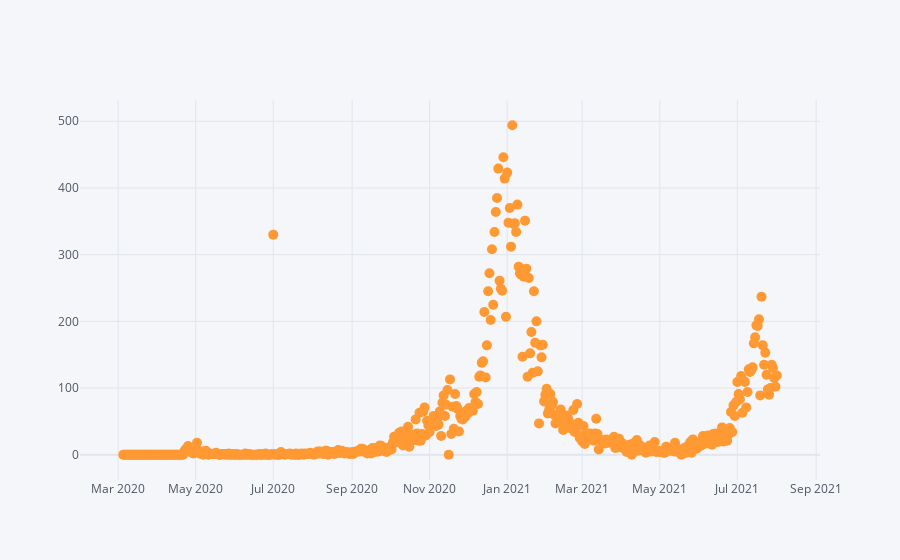

The code cell stored with this chart in its notebook:
### Code cell
# first attempt with plotly
df.iplot(kind='scatter',x='date', y='newCasesByPublishDate', mode='markers',size=10)

### Figure 1 — Plotly figure (JSON) as saved in the notebook; plotly's stock layout.template omitted (floating-point values rounded to 4 significant figures; data arrays with more than 128 entries replaced by an {"elided": "..."} marker saying what was removed)
{"data": [{"line": {"color": "rgba(255, 153, 51, 1.0)", "dash": "solid", "shape": "linear", "width": 1.3}, "marker": {"size": 10, "symbol": "circle"}, "mode": "markers", "name": "newCasesByPublishDate", "text": "", "type": "scatter", "x": {"elided": "515 str values"}, "y": {"elided": "515 int values"}}], "layout": {"legend": {"bgcolor": "#F5F6F9", "font": {"color": "#4D5663"}}, "paper_bgcolor": "#F5F6F9", "plot_bgcolor": "#F5F6F9", "title": {"font": {"color": "#4D5663"}}, "xaxis": {"gridcolor": "#E1E5ED", "showgrid": true, "tickfont": {"color": "#4D5663"}, "title": {"font": {"color": "#4D5663"}, "text": ""}, "zerolinecolor": "#E1E5ED"}, "yaxis": {"gridcolor": "#E1E5ED", "showgrid": true, "tickfont": {"color": "#4D5663"}, "title": {"font": {"color": "#4D5663"}, "text": ""}, "zerolinecolor": "#E1E5ED"}}}
